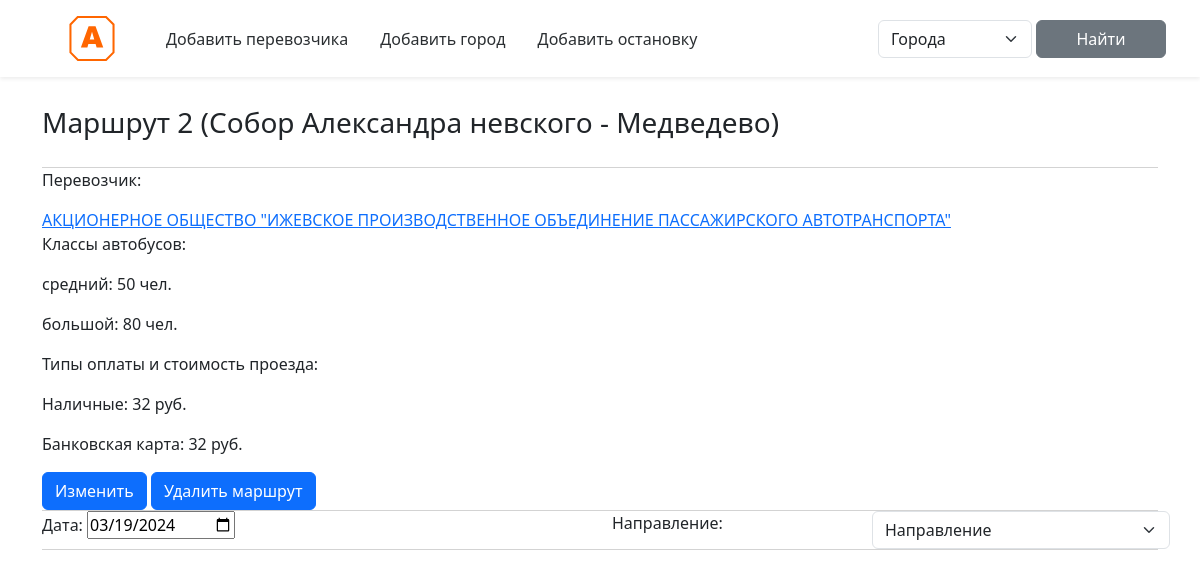
Page /route.php?route-id=1 on the committed database.
### tables this page shows
CREATE TABLE `route` (
  `route_id` int NOT NULL AUTO_INCREMENT,
  `carrier_ogrn` bigint unsigned NOT NULL,
  `city_code` bigint(11) unsigned zerofill NOT NULL,
  `route_number` varchar(20) NOT NULL,
  `route_name` varchar(255) NOT NULL,
  PRIMARY KEY (`route_id`),
  UNIQUE KEY `UC_Route` (`route_number`,`route_name`),
  UNIQUE KEY `UC_CityRouteNumber` (`route_number`,`city_code`),
  KEY `FK_City` (`city_code`),
  KEY `FK_Carrier` (`carrier_ogrn`),
  CONSTRAINT `FK_Carrier` FOREIGN KEY (`carrier_ogrn`) REFERENCES `carrier` (`carrier_ogrn`),
  CONSTRAINT `FK_City` FOREIGN KEY (`city_code`) REFERENCES `city` (`city_code`)
);

CREATE TABLE `carrier` (
  `carrier_ogrn` bigint unsigned NOT NULL,
  `carrier_inn` bigint(10) unsigned zerofill NOT NULL,
  `carrier_name` varchar(255) NOT NULL,
  `carrier_address` varchar(255) NOT NULL,
  `carrier_phone` bigint unsigned DEFAULT NULL,
  `carrier_email` varchar(40) DEFAULT NULL,
  `carrier_website` varchar(40) DEFAULT NULL,
  PRIMARY KEY (`carrier_ogrn`),
  UNIQUE KEY `carrier_inn` (`carrier_inn`),
  UNIQUE KEY `carrier_name` (`carrier_name`),
  CONSTRAINT `CHK_Inn` CHECK ((`carrier_inn` between 100000000 and 9999999999)),
  CONSTRAINT `CHK_Ogrn` CHECK (((`carrier_ogrn` between 1000000000000 and 1999999999999) or (`carrier_ogrn` between 5000000000000 and 5999999999999))),
  CONSTRAINT `CHK_Phone` CHECK ((`carrier_phone` between 80000000000 and 89999999999))
);

### classes/DBClass.php (called while the page is built, shortened)
<?php
require_once("busClass.php");
require_once("carrierClass.php");
require_once("paymentMethodClass.php");
require_once("routeClass.php");
class DBClass {
    private $server = "localhost";
    private $userName = "root";
    private $userPassword = "root";
    private $dbName = "citybusroutes";
    private $link;
    public function __construct() {
        $this->link =
            mysqli_connect(
                $this->server,
                $this->userName,
                $this->userPassword,
                $this->dbName);
    }
    function getRouteInfoById($id){
        $result = null;
        $query = "
            SELECT carrier_ogrn, route_number, route_name
            FROM route
            where route_id = $id";
        $queryResult = mysqli_query($this->link, $query);
        while ($row = mysqli_fetch_assoc($queryResult)) {
            $carrier = $this->getCarrierInfoById($row['carrier_ogrn']);
            $paymentMethods = $this->getPaymentMethodsByRouteId($id);
            $busClasses = $this->getBusClassesByRouteId($id);
            $result = new routeClass($id, $carrier, $row['route_number'], $row['route_name'], $paymentMethods, $busClasses);
        }
        return $result;
    }
    function getCarrierInfoById($id){
        $result = null;
        $query = "
            SELECT carrier_ogrn, carrier_inn, carrier_name, carrier_address, carrier_phone, carrier_email, carrier_website
            FROM carrier
            where carrier_ogrn = $id";
        $queryResult = mysqli_query($this->link, $query);
        while ($row = mysqli_fetch_assoc($queryResult)) {
            $result =  new carrierClass(
                $row['carrier_ogrn'], $row['carrier_inn'],
                $row['carrier_name'], $row['carrier_address'],
                $row['carrier_phone'], $row['carrier_email'],
                $row['carrier_website']
            );
        }
        return $result;
    }
    function getPaymentMethodsByRouteId($id){
        $result = [];
        $query = "
            SELECT rp.payment_method_id, payment_method_name, price
            FROM route_price rp left join payment_method pm
            on rp.payment_method_id = pm.payment_method_id
            where route_id = $id";
        $queryResult = mysqli_query($this->link, $query);
        while ($row = mysqli_fetch_assoc($queryResult)) {
            $result[] = new paymentMethodClass($row['payment_method_id'], $row['payment_method_name'], $row['price']);
        }
        return $result;
    }
    function getBusClassesByRouteId($id){
        $result = [];
        $query = "
            SELECT bd.bus_class_id, bus_class_name, bus_class_capacity
            FROM bus_depot bd left join bus_class bc
            on bd.bus_class_id = bc.bus_class_id
            where route_id = $id";
        $queryResult = mysqli_query($this->link, $query);
        while ($row = mysqli_fetch_assoc($queryResult)) {
            $result[] = new busClass($row['bus_class_id'], $row['bus_class_name'], $row['bus_class_capacity']);
        }
        return $result;
    }
}
?>

### classes/routeClass.php (called while the page is built, shortened)
<?php
class routeClass {
    public function __construct($id, $carrier, $number, $name, $paymentMethods, $busClasses){
        $this->carrier = $carrier;
        $this->name = $name;
        $this->paymentMethods = $paymentMethods;
        $this->busClasses = $busClasses;
    }
}
?>

### classes/carrierClass.php (called while the page is built, shortened)
<?php
class carrierClass {
    public function __construct($ogrn, $inn, $name, $address, $phone, $email, $website){
        $this->name = $name;
    }
}
?>

### classes/busClass.php (called while the page is built, shortened)
<?php
class busClass {
    public function __construct($id, $name, $capacity){
        $this->name = $name;
        $this->capacity = $capacity;
    }
}
?>

### classes/paymentMethodClass.php (called while the page is built, shortened)
<?php
class paymentMethodClass {
    public function __construct($id, $name, $price){
        $this->name = $name;
        $this->price = $price;
    }
}
?>

### route.php (the view, shortened to what this page needs)
<!DOCTYPE html>
<html lang="en">
  <head>
    <link
      href="https://cdn.jsdelivr.net/npm/bootstrap@5.3.2/dist/css/bootstrap.min.css"
      rel="stylesheet"
    />
    <link rel="stylesheet" href="style/style.css" />
  </head>
  <body>
    <?php
    $route = $_GET["route-id"] ?? NULL;
    require_once('header.php');
    ?>
    <section class="mb-5">
        <div class="container pt-4">
            <?php
            if($route == NULL)
                echo("Ошибка. Маршрут не найден");
            else{
                require_once("classes/DBClass.php");
                $db = new DBClass();
                $routeInfo = $db->getRouteInfoById($route);
            ?>
            <p class="fs-3 mb-4">Маршрут <?php echo("{$routeInfo->number} ({$routeInfo->name})"); ?></p>
            <div class="line"></div>
            <p>Перевозчик:</p>
            <a href="#"><?php echo($routeInfo->carrier->name); ?></a>
            <p>Классы автобусов:</p>
            <?php
                for($i = 0; $i < count($routeInfo->busClasses); $i++) {
            ?>
                    <p><?php echo("{$routeInfo->busClasses[$i]->name}: {$routeInfo->busClasses[$i]->capacity} чел."); ?></p>
            <?php
                }
            ?>
            <p>Типы оплаты и стоимость проезда:</p>
            <?php
                for($i = 0; $i < count($routeInfo->paymentMethods); $i++) {
            ?>
                    <p><?php echo("{$routeInfo->paymentMethods[$i]->name}: {$routeInfo->paymentMethods[$i]->price} руб."); ?></p>
            <?php
                }
            ?>
            <?php } ?>
            <button type="button" class="btn btn-primary" data-bs-toggle="modal" data-bs-target="#modalEditRoute">Изменить</button>
            <button type="button" class="delete-route-btn btn btn-primary">Удалить маршрут</button>
            <div class="line"></div>
            <div class="row">
              <div class="col">
                  <label for="start">Дата:</label>
                  <input type="date" id="date-view"/>
              </div>
              <div class="col">
                <div class="row">
                  <label for="start" class="col">Направление:</label>
                  <select class="select-direction form-select col" name="direction">
                    <option selected disabled>Направление</option>
                    <?php
                      require_once("classes/DBClass.php");
                  ?>
                  </select>
                </div>
              </div>
            </div>
            <div class="line"></div>
        </div>
    </section>
  </body>
</html>

### header.php (shortened to what this page needs)
<header class="p-3 text-bg-white shadow-sm">
      <div class="container">
        <div class="d-flex flex-wrap align-items-center justify-content-center justify-content-lg-start">
          <a
            href="index.php"
            class="d-flex align-items-center mb-2 mb-lg-0 text-white text-decoration-none"
          >
            <svg class="bi me-2" width="100" height="45" role="img">
              <use xlink:href="#bootstrap" />
              <image
                xlink:href="image/Logo_NN_Bus.svg"
                x="0"
                y="0"
                height="45px"
                width="100px"
              />
            </svg>
          </a>
          <ul class="nav col-12 col-lg-auto me-lg-auto mb-2 justify-content-center mb-md-0">
            <li><a href="addCarrier.php" class="nav-link px-3 text-secondary-emphasis">Добавить перевозчика</a></li>
            <li><a href="addCity.php" class="nav-link px-3 text-secondary-emphasis">Добавить город</a></li>
            <li><a href="addNewBusStop.php" class="nav-link px-3 text-secondary-emphasis">Добавить остановку</a></li>
          </ul>
          <form class="col-12 col-lg-auto mb-3 mb-lg-0 me-lg-1" role="search" action="index.php" method="get">
            <div class="row">
              <select class="form-select col mx-1" aria-label="Пример выбора по умолчанию" name="city-code">
                <?php
                  require_once("classes/DBClass.php");
                  $cityCodeFromCookie = $_COOKIE['city-code'] ?? NULL;
                ?>
                  <option <?php if($cityCodeFromCookie == NULL) echo('selected'); ?> disabled>Города</option>
              </select>
              <input type="submit" class="col btn btn-secondary" value="Найти">
            </div>
          </form>
        </div>
      </div>
    </header>

### style/style.css (style rules this page uses)
.line { border-bottom: 1px solid lightgray; }

### rows in the picture
route: route_name "Собор Александра невского - Медведево"
carrier: carrier_name "АКЦИОНЕРНОЕ ОБЩЕСТВО \"ИЖЕВСКОЕ ПРОИЗВОДСТВЕННОЕ ОБЪЕДИНЕНИЕ ПАССАЖИРСКОГО АВТОТРАНСПОРТА\""

### other values in the picture
$routeInfo->number "2"
$routeInfo->busClasses[$i]->name "средний"
$routeInfo->busClasses[$i]->capacity "50"
$routeInfo->busClasses[$i]->name "большой"
$routeInfo->busClasses[$i]->capacity "80"
$routeInfo->paymentMethods[$i]->name "Наличные"
$routeInfo->paymentMethods[$i]->price "32"
$routeInfo->paymentMethods[$i]->name "Банковская карта"
